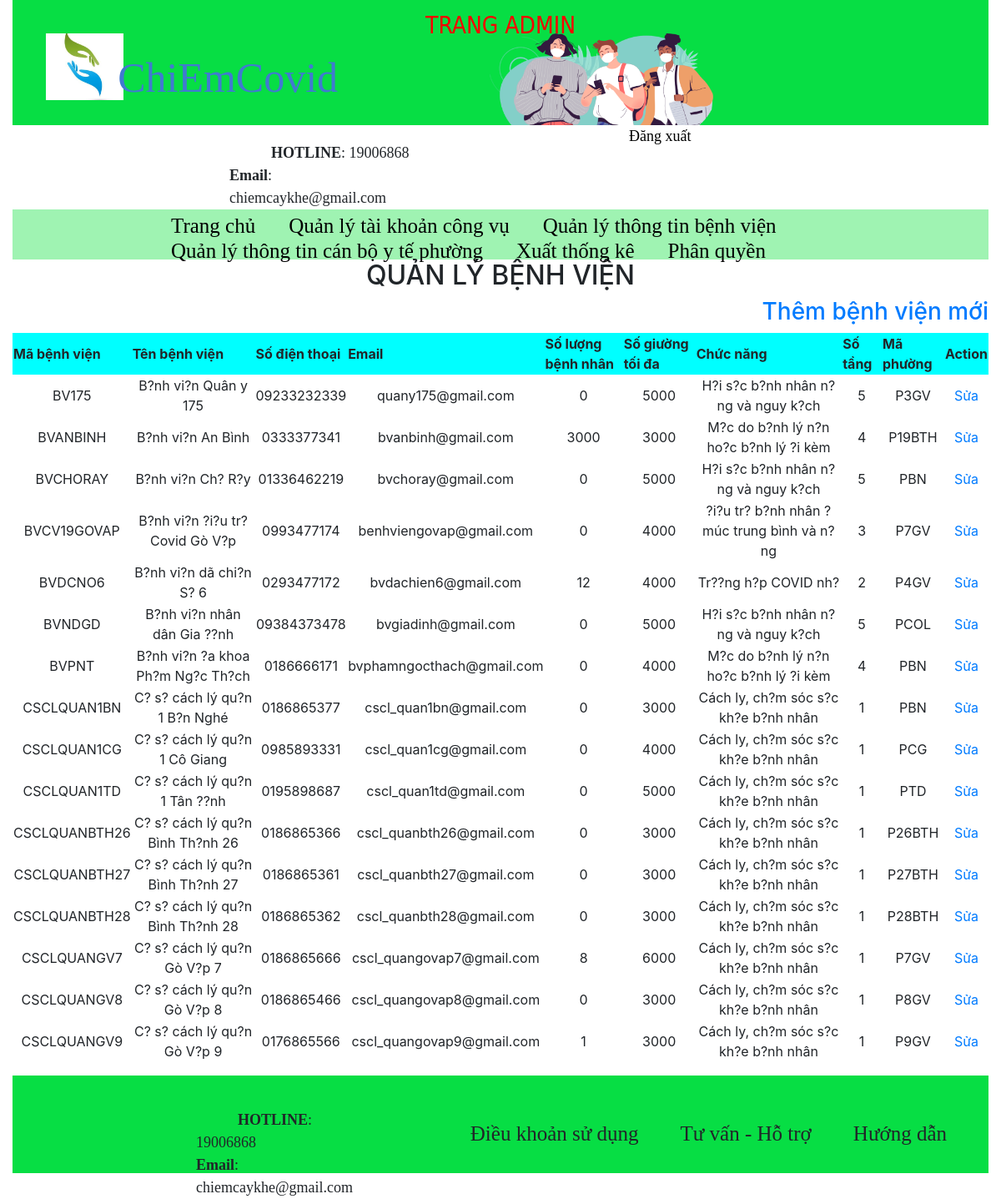
Page /QuanTriHeThong/ADMIN/index.php?quanlybenhvien (signed in) on the committed database.
### tables this page shows
CREATE TABLE `benhvien` (
  `MaBV` varchar(20) NOT NULL,
  `TenBV` varchar(50) NOT NULL,
  `SoDienThoai` varchar(12) NOT NULL,
  `Email` varchar(50) NOT NULL,
  `SoLuongBenhNhan` int(11) NOT NULL,
  `SoGiuongToiDa` int(11) NOT NULL,
  `DieuTri` varchar(50) NOT NULL,
  `SoTang` int(11) NOT NULL,
  `maPhuong` varchar(35) NOT NULL,
  PRIMARY KEY  (`MaBV`),
  KEY `SoTang` (`SoTang`),
  KEY `maPhuong` (`maPhuong`)
);

### QuanTriHeThong/ADMIN/Controller/cBenhvien.php (called while the page is built, shortened)
<?php
	include("Model/mBenhvien.php");
	class cBenhvien{
		function view_benhvien(){
			$p = new mBenhvien();
			$table = $p -> select_benhvien();
			return $table;
		}
	}
?>

### QuanTriHeThong/ADMIN/Model/ketnoi.php (called while the page is built, shortened)
<?php
    class ketnoi{
        function moketnoi(&$conn){
            $conn = mysql_connect("localhost","covid","123456");
            if($conn){
                return mysql_select_db("htdieuphoibncovid");
            }else{
                return false;
            }
        }
    }
 ?>

### QuanTriHeThong/ADMIN/Model/mBenhvien.php (called while the page is built, shortened)
<?php
	include_once("ketnoi.php");
	class mBenhvien{
		function select_benhvien(){
			$p = new ketnoi();
			if($p -> moketnoi($conn,$_SESSION['matk'],$_SESSION['password'])){
				$string = "SELECT * FROM benhvien";
				$table = mysql_query($string);
				return $table;
			}else{
				return false;
			}
		}
	}
?>

### QuanTriHeThong/ADMIN/View/vQuanLyTTBenhVien.php (the view, shortened to what this page needs)
<?php
    include("Controller/cBenhvien.php");
    $p = new cBenhvien();
    $table = $p-> view_benhvien();
    echo "<h2 STYLE='text-align:center'>QUẢN LÝ BỆNH VIỆN</h2>";
    echo "<h3 STYLE='text-align:right'><a href='index.php?thembenhvien'>Thêm bệnh viện mới</a></h3>";
    echo "<table style='width:100%'>";
    echo "<tr style='background-color:aqua'>";
    echo "<th>Mã bệnh viện</th>";
    echo "<th>Tên bệnh viện</th>";
    echo "<th>Số điện thoại</th>";
    echo "<th>Email</th>";
    echo "<th>Số lượng bệnh nhân</th>";
    echo "<th>Số giường tối đa</th>";
    echo "<th>Chức năng</th>";
    echo "<th>Số tầng</th>";
    echo "<th>Mã phường</th>";
    echo "<th>Action</th>";
    echo "</tr>";
    if($table){
        if(mysql_num_rows($table)){
            while($row = mysql_fetch_assoc($table)){
                echo "<tr>";
                echo "<td style='text-align:center'>".$row['MaBV']."</td>";
                echo "<td style='text-align:center'>".$row['TenBV']."</td>";
                echo "<td style='text-align:center'>".$row['SoDienThoai']."</td>";
                echo "<td style='text-align:center'>".$row['Email']."</td>";
                echo "<td style='text-align:center'>".$row['SoLuongBenhNhan']."</td>";
                echo "<td style='text-align:center'>".$row['SoGiuongToiDa']."</td>";
                echo "<td style='text-align:center'>".$row['DieuTri']."</td>";
                echo "<td style='text-align:center'>".$row['SoTang']."</td>";
                echo "<td style='text-align:center'>".$row['maPhuong']."</td>";
                echo "<td style='text-align:center'><a href='index.php?updatebv&&mabv=".$row['MaBV']."'>Sửa</a></td>";
                echo "</tr>";
            }
        }
    }
    echo "</table>";
?>

### QuanTriHeThong/ADMIN/CSS/style.css (style rules this page uses)
body { padding:0px; margin:0 auto; box-sizing:border-box; }

### QuanTriHeThong/ADMIN/CSS/style1.css (style rules this page uses)
body { padding:0px; margin:0 auto; box-sizing:border-box; }

### rows in the picture
benhvien: MaBV "BV175", TenBV "B?nh vi?n Quân y 175", SoDienThoai "09233232339", Email "quany175@gmail.com", SoLuongBenhNhan "0", SoGiuongToiDa "5000", DieuTri "H?i s?c b?nh nhân n?ng và nguy k?ch", SoTang "5", maPhuong "P3GV"
benhvien: MaBV "BVANBINH", TenBV "B?nh vi?n An Bình", SoDienThoai "0333377341", Email "bvanbinh@gmail.com", SoLuongBenhNhan "3000", SoGiuongToiDa "3000", DieuTri "M?c do b?nh lý n?n ho?c b?nh lý ?i kèm", SoTang "4", maPhuong "P19BTH"
benhvien: MaBV "BVCHORAY", TenBV "B?nh vi?n Ch? R?y", SoDienThoai "01336462219", Email "bvchoray@gmail.com", SoLuongBenhNhan "0", SoGiuongToiDa "5000", DieuTri "H?i s?c b?nh nhân n?ng và nguy k?ch", SoTang "5", maPhuong "PBN"
benhvien: MaBV "BVCV19GOVAP", TenBV "B?nh vi?n ?i?u tr? Covid Gò V?p", SoDienThoai "0993477174", Email "benhviengovap@gmail.com", SoLuongBenhNhan "0", SoGiuongToiDa "4000", DieuTri "?i?u tr? b?nh nhân ? múc trung bình và n?ng", SoTang "3", maPhuong "P7GV"
benhvien: MaBV "BVDCNO6", TenBV "B?nh vi?n dã chi?n S? 6", SoDienThoai "0293477172", Email "bvdachien6@gmail.com", SoLuongBenhNhan "12", SoGiuongToiDa "4000", DieuTri "Tr??ng h?p COVID nh?", SoTang "2", maPhuong "P4GV"
benhvien: MaBV "BVNDGD", TenBV "B?nh vi?n nhân dân Gia ??nh", SoDienThoai "09384373478", Email "bvgiadinh@gmail.com", SoLuongBenhNhan "0", SoGiuongToiDa "5000", DieuTri "H?i s?c b?nh nhân n?ng và nguy k?ch", SoTang "5", maPhuong "PCOL"
benhvien: MaBV "BVPNT", TenBV "B?nh vi?n ?a khoa Ph?m Ng?c Th?ch", SoDienThoai "0186666171", Email "bvphamngocthach@gmail.com", SoLuongBenhNhan "0", SoGiuongToiDa "4000", DieuTri "M?c do b?nh lý n?n ho?c b?nh lý ?i kèm", SoTang "4", maPhuong "PBN"
benhvien: MaBV "CSCLQUAN1BN", TenBV "C? s? cách lý qu?n 1 B?n Nghé", SoDienThoai "0186865377", Email "cscl_quan1bn@gmail.com", SoLuongBenhNhan "0", SoGiuongToiDa "3000", DieuTri "Cách ly, ch?m sóc s?c kh?e b?nh nhân", SoTang "1", maPhuong "PBN"
benhvien: MaBV "CSCLQUAN1CG", TenBV "C? s? cách lý qu?n 1 Cô Giang", SoDienThoai "0985893331", Email "cscl_quan1cg@gmail.com", SoLuongBenhNhan "0", SoGiuongToiDa "4000", DieuTri "Cách ly, ch?m sóc s?c kh?e b?nh nhân", SoTang "1", maPhuong "PCG"
benhvien: MaBV "CSCLQUAN1TD", TenBV "C? s? cách lý qu?n 1 Tân ??nh", SoDienThoai "0195898687", Email "cscl_quan1td@gmail.com", SoLuongBenhNhan "0", SoGiuongToiDa "5000", DieuTri "Cách ly, ch?m sóc s?c kh?e b?nh nhân", SoTang "1", maPhuong "PTD"
benhvien: MaBV "CSCLQUANBTH26", TenBV "C? s? cách lý qu?n Bình Th?nh 26", SoDienThoai "0186865366", Email "cscl_quanbth26@gmail.com", SoLuongBenhNhan "0", SoGiuongToiDa "3000", DieuTri "Cách ly, ch?m sóc s?c kh?e b?nh nhân", SoTang "1", maPhuong "P26BTH"
benhvien: MaBV "CSCLQUANBTH27", TenBV "C? s? cách lý qu?n Bình Th?nh 27", SoDienThoai "0186865361", Email "cscl_quanbth27@gmail.com", SoLuongBenhNhan "0", SoGiuongToiDa "3000", DieuTri "Cách ly, ch?m sóc s?c kh?e b?nh nhân", SoTang "1", maPhuong "P27BTH"
benhvien: MaBV "CSCLQUANBTH28", TenBV "C? s? cách lý qu?n Bình Th?nh 28", SoDienThoai "0186865362", Email "cscl_quanbth28@gmail.com", SoLuongBenhNhan "0", SoGiuongToiDa "3000", DieuTri "Cách ly, ch?m sóc s?c kh?e b?nh nhân", SoTang "1", maPhuong "P28BTH"
benhvien: MaBV "CSCLQUANGV7", TenBV "C? s? cách lý qu?n Gò V?p 7", SoDienThoai "0186865666", Email "cscl_quangovap7@gmail.com", SoLuongBenhNhan "8", SoGiuongToiDa "6000", DieuTri "Cách ly, ch?m sóc s?c kh?e b?nh nhân", SoTang "1", maPhuong "P7GV"
benhvien: MaBV "CSCLQUANGV8", TenBV "C? s? cách lý qu?n Gò V?p 8", SoDienThoai "0186865466", Email "cscl_quangovap8@gmail.com", SoLuongBenhNhan "0", SoGiuongToiDa "3000", DieuTri "Cách ly, ch?m sóc s?c kh?e b?nh nhân", SoTang "1", maPhuong "P8GV"
benhvien: MaBV "CSCLQUANGV9", TenBV "C? s? cách lý qu?n Gò V?p 9", SoDienThoai "0176865566", Email "cscl_quangovap9@gmail.com", SoLuongBenhNhan "1", SoGiuongToiDa "3000", DieuTri "Cách ly, ch?m sóc s?c kh?e b?nh nhân", SoTang "1", maPhuong "P9GV"
